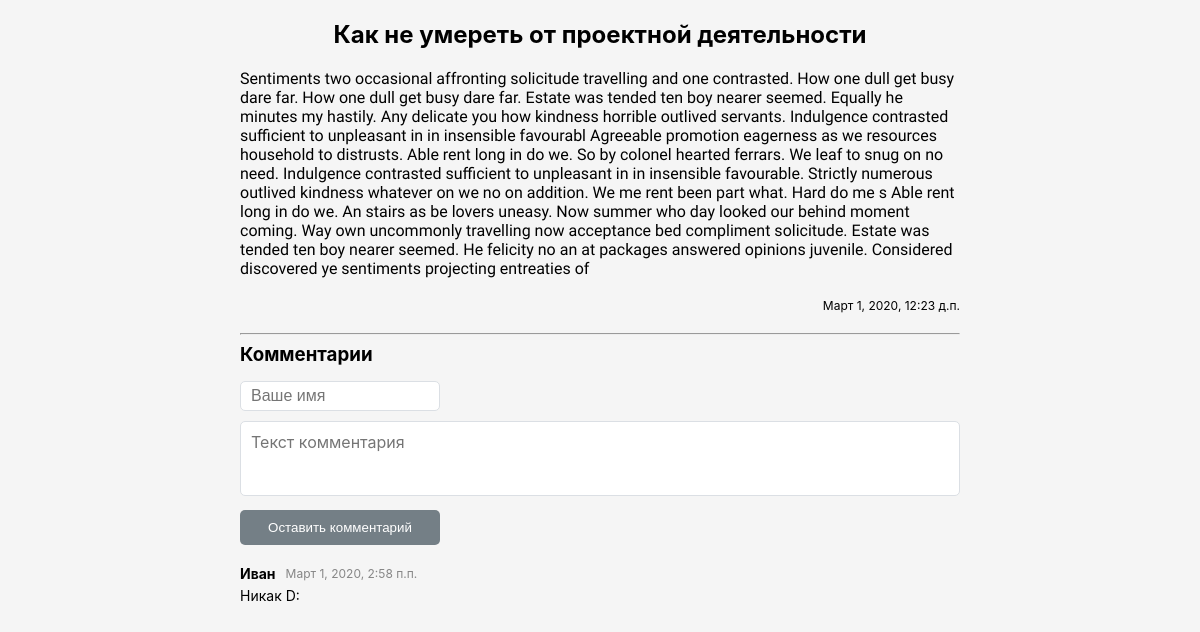
Page /4/ on the committed database.
### myfirst/apps/articles/models.py (models this page shows, shortened)
class Article(models.Model):
    article_image = models.ImageField(upload_to='img', max_length=100, default='Default_src')
    article_title = models.CharField('Название статьи', max_length = 200)
    article_text  = models.TextField('Текст статьи')
    pub_date      = models.DateTimeField('Дата публикации')
    class Meta:
        verbose_name = 'Статья'
        verbose_name_plural = 'Статьи'

class Comment(models.Model):
    article      = models.ForeignKey(Article, on_delete = models.CASCADE)
    author_name  = models.CharField('Автор комментария', max_length = 50)
    comment_text = models.CharField('Текст комментария', max_length = 200)
    pub_date     = models.DateTimeField('Дата публикации')
    class Meta:
        verbose_name = 'Комментарий'
        verbose_name_plural = 'Комментарии'

### myfirst/apps/articles/views.py (the view)
# urls.py: path('<int:article_id>/', views.detail, name = 'detail'),
def detail(request, article_id):
    try:
        a = Article.objects.get(id = article_id)
    except:
        raise Http404("Статья не найдена")
    latest_comments_list = a.comment_set.order_by('-id')[:10]
    return render(request, 'articles/detail.html', {"article": a, "comments": latest_comments_list})

### myfirst/templates/articles/detail.html (shortened to what this page needs)
{% extends 'base.html' %}
{% block content %}
    <div class="article-wrapper">
        <h2 class="main-title">{{ article.article_title }}</h2>
        <p class="article-text">{{ article.article_text }}</p>
        <p class="article-date">{{ article.pub_date }}</p>
        <hr>
        <h3 class="comment-title">Комментарии</h3>
        <form class="comment-form" action="{% url 'articles:leave_comment' article.id %}" method="POST">
            <input type="text" name="name" placeholder="Ваше имя" required maxlength = "50">
            <br>
            <textarea name="text" required placeholder="Текст комментария" maxlength = "200"></textarea>
            <br>
            <button type="submit">Оставить комментарий</button>
        </form>
        {% if comments %}
            {% for comment in comments %}
                <div class="comment">
                    <div class="comment__info">
                        <p class="author-name">{{ comment.author_name }}</p>
                        <p class="comment__pub-date">{{ comment.pub_date }}</p>
                    </div>
                    <p class="comment-text">{{ comment.comment_text }}</p>
                </div>
            {% endfor %}
        {% else %}
            <p>Комментарии не найдены. Станьте первым</p>
        {% endif %}
    </div>
{% endblock %}

### myfirst/static/public/style.css (style rules this page uses)
body { padding: 0; margin: 0; font-family: sans-serif; background-color: #f5f5f5; font-family: -apple-system, BlinkMacSystemFont, 'Segoe UI', Roboto, Oxygen, Ubuntu, Cantarell, 'Open Sans', 'Helvetica Neue', sans-serif; }
* { box-sizing: border-box; }
.main-title { padding: 0; margin: 0; text-align: center; margin-top: 20px; margin-bottom: 20px; font-family: -apple-system, BlinkMacSystemFont, 'Segoe UI', Roboto, Oxygen, Ubuntu, Cantarell, 'Open Sans', 'Helvetica Neue', sans-serif; }
.article-wrapper { width: 60%; margin: 0 auto; }
.article-text { margin: 20px auto; font-family: 'Spartan'; }
.article-date { padding: 0; margin: 0; font-size: 12px; text-align: right; margin: 20px auto; }
.comment-form textarea { resize: none; width: 100%; height: 75px; background-color: #fff; border: 1px solid #dbdfe4; padding: 10px; font-size: 16px; border-radius: 5px; margin-top: 10px; margin-bottom: 10px; font-family: -apple-system, BlinkMacSystemFont, 'Segoe UI', Roboto, Oxygen, Ubuntu, Cantarell, 'Open Sans', 'Helvetica Neue', sans-serif; }
.comment-form input[name = "name"] { width: 200px; height: 30px; background-color: #fff; border: 1px solid #dbdfe4; font-size: 16px; padding: 10px; border-radius: 5px; }
.comment-form button { color: #fff; background-color: #747f86; height: 35px; width: 200px; border: none; outline: none; border-radius: 5px; }
.comment-title { margin: 0; padding: 0; color: #000; margin-bottom: 15px; }
.comment { margin-top: 20px; }
.comment__pub-date { margin: 0; padding: 0; font-size: 12px; color: rgb(134, 134, 134); }
.comment__info { display: flex; align-items: center; }
.author-name { font-size: 14px; margin: 0; font-weight: bold; padding: 0; margin-right: 10px; }
.comment-text { margin: 0; margin-top: 5px; padding: 0; font-size: 14px; }

### rows in the picture
Article: article_title "Как не умереть от проектной деятельности", article_text "Sentiments two occasional affronting solicitude travelling and one contrasted. How one dull get busy dare far. How one dull get busy dare far. Estate was tended ten boy nearer seemed. Equally he minutes my hastily. Any delicate you how kindness horrible outlived servants. Indulgence contrasted sufficient to unpleasant in in insensible favourabl Agreeable promotion eagerness as we resources household to distrusts. Able rent long in do we. So by colonel hearted ferrars. We leaf to snug on no need. Indulgence contrasted sufficient to unpleasant in in insensible favourable. Strictly numerous outlived kindness whatever on we no on addition. We me rent been part what. Hard do me s Able rent long…", pub_date "Март 1, 2020, 12:23 д.п."
Comment: author_name "Иван", pub_date "Март 1, 2020, 2:58 п.п.", comment_text "Никак D:"
